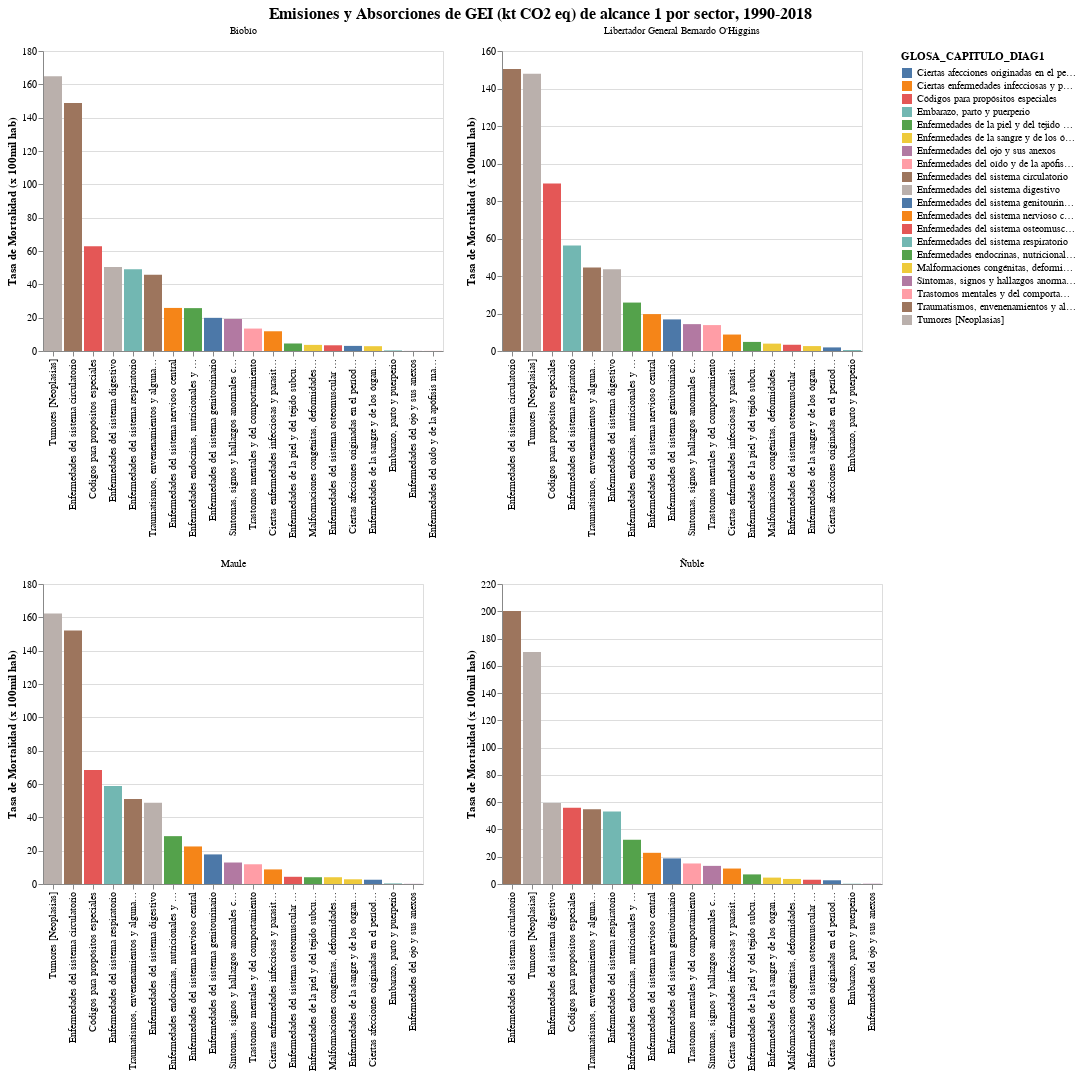

The code cell stored with this chart in its notebook:
### Code cell
bars = alt.Chart(deis_zona_edad_def_pop.reset_index(["Region"])).mark_bar(
    #cornerRadiusTopLeft=3,
    #cornerRadiusTopRight=3
).encode(
    y = alt.Y('Tasa:Q',title="Tasa de Mortalidad (x 100mil hab)",stack=True),
    x = alt.X('GLOSA_CAPITULO_DIAG1:O',title="",sort=alt.EncodingSortField(field="Tasa", order="descending"),stack=True),
    color='GLOSA_CAPITULO_DIAG1:N',
    #column='Region:N'

).facet(
    alt.Facet('Region:O',title=None), columns=2, center=True
).resolve_scale(
    y='independent',
    x='independent'
).properties(
    title="Emisiones y Absorciones de GEI (kt CO2 eq) de alcance 1 por sector, 1990-2018"
).configure_title(fontSize=16,anchor="middle")

#bars.save("emi_abs_macrozona_1990-2018.png",scale_factor=2.0)
bars

### Figure 1 — Vega-Lite specification as saved in the notebook (floating-point values rounded to 4 significant figures)
{"config": {"view": {"continuousWidth": 400, "continuousHeight": 300}, "title": {"anchor": "middle", "fontSize": 16}}, "data": {"name": "data-cd8a6ca8572a26a1050271461429b4db"}, "facet": {"type": "ordinal", "field": "Region", "title": null}, "spec": {"mark": "bar", "encoding": {"color": {"type": "nominal", "field": "GLOSA_CAPITULO_DIAG1"}, "x": {"type": "ordinal", "field": "GLOSA_CAPITULO_DIAG1", "sort": {"field": "Tasa", "order": "descending"}, "stack": true, "title": ""}, "y": {"type": "quantitative", "field": "Tasa", "stack": true, "title": "Tasa de Mortalidad (x 100mil hab)"}}}, "center": true, "columns": 2, "resolve": {"scale": {"x": "independent", "y": "independent"}}, "title": "Emisiones y Absorciones de GEI (kt CO2 eq) de alcance 1 por sector, 1990-2018", "$schema": "https://vega.github.io/schema/vega-lite/v4.8.1.json", "datasets": {"data-cd8a6ca8572a26a1050271461429b4db": [{"Region": "Biobío", "GLOSA_CAPITULO_DIAG1": "Ciertas afecciones originadas en el período perinatal", "defunciones": 51, "Poblacion 2020": 1663696, "Tasa": 3.065}, {"Region": "Biobío", "GLOSA_CAPITULO_DIAG1": "Ciertas enfermedades infecciosas y parasitarias", "defunciones": 197, "Poblacion 2020": 1663696, "Tasa": 11.84}, {"Region": "Biobío", "GLOSA_CAPITULO_DIAG1": "Códigos para propósitos especiales", "defunciones": 1045, "Poblacion 2020": 1663696, "Tasa": 62.81}, {"Region": "Biobío", "GLOSA_CAPITULO_DIAG1": "Embarazo, parto y puerperio", "defunciones": 6, "Poblacion 2020": 1663696, "Tasa": 0.3606}, {"Region": "Biobío", "GLOSA_CAPITULO_DIAG1": "Enfermedades de la piel y del tejido subcutáneo", "defunciones": 75, "Poblacion 2020": 1663696, "Tasa": 4.508}, {"Region": "Biobío", "GLOSA_CAPITULO_DIAG1": "Enfermedades de la sangre y de los órganos hematopoyéticos, y ciertos trastornos que afectan el mecanismo de la inmunidad ", "defunciones": 48, "Poblacion 2020": 1663696, "Tasa": 2.885}, {"Region": "Biobío", "GLOSA_CAPITULO_DIAG1": "Enfermedades del ojo y sus anexos ", "defunciones": 1, "Poblacion 2020": 1663696, "Tasa": 0.06011}, {"Region": "Biobío", "GLOSA_CAPITULO_DIAG1": "Enfermedades del oído y de la apófisis mastoides", "defunciones": 1, "Poblacion 2020": 1663696, "Tasa": 0.06011}, {"Region": "Biobío", "GLOSA_CAPITULO_DIAG1": "Enfermedades del sistema circulatorio ", "defunciones": 2475, "Poblacion 2020": 1663696, "Tasa": 148.8}, {"Region": "Biobío", "GLOSA_CAPITULO_DIAG1": "Enfermedades del sistema digestivo", "defunciones": 839, "Poblacion 2020": 1663696, "Tasa": 50.43}, {"Region": "Biobío", "GLOSA_CAPITULO_DIAG1": "Enfermedades del sistema genitourinario", "defunciones": 331, "Poblacion 2020": 1663696, "Tasa": 19.9}, {"Region": "Biobío", "GLOSA_CAPITULO_DIAG1": "Enfermedades del sistema nervioso central", "defunciones": 430, "Poblacion 2020": 1663696, "Tasa": 25.85}, {"Region": "Biobío", "GLOSA_CAPITULO_DIAG1": "Enfermedades del sistema osteomuscular y del tejido conjuntivo", "defunciones": 57, "Poblacion 2020": 1663696, "Tasa": 3.426}, {"Region": "Biobío", "GLOSA_CAPITULO_DIAG1": "Enfermedades del sistema respiratorio ", "defunciones": 815, "Poblacion 2020": 1663696, "Tasa": 48.99}, {"Region": "Biobío", "GLOSA_CAPITULO_DIAG1": "Enfermedades endocrinas, nutricionales y metabólicas", "defunciones": 428, "Poblacion 2020": 1663696, "Tasa": 25.73}, {"Region": "Biobío", "GLOSA_CAPITULO_DIAG1": "Malformaciones congénitas, deformidades y anomalías cromosómicas", "defunciones": 61, "Poblacion 2020": 1663696, "Tasa": 3.667}, {"Region": "Biobío", "GLOSA_CAPITULO_DIAG1": "Síntomas, signos y hallazgos anormales clínicos y de laboratorio, no clasificados en otra parte", "defunciones": 320, "Poblacion 2020": 1663696, "Tasa": 19.23}, {"Region": "Biobío", "GLOSA_CAPITULO_DIAG1": "Trastornos mentales y del comportamiento", "defunciones": 224, "Poblacion 2020": 1663696, "Tasa": 13.46}, {"Region": "Biobío", "GLOSA_CAPITULO_DIAG1": "Traumatismos, envenenamientos y algunas otras consecuencias de causas externas", "defunciones": 762, "Poblacion 2020": 1663696, "Tasa": 45.8}, {"Region": "Biobío", "GLOSA_CAPITULO_DIAG1": "Tumores [Neoplasias]", "defunciones": 2742, "Poblacion 2020": 1663696, "Tasa": 164.8}, {"Region": "Libertador General Bernardo O'Higgins", "GLOSA_CAPITULO_DIAG1": "Ciertas afecciones originadas en el período perinatal", "defunciones": 19, "Poblacion 2020": 991063, "Tasa": 1.917}, {"Region": "Libertador General Bernardo O'Higgins", "GLOSA_CAPITULO_DIAG1": "Ciertas enfermedades infecciosas y parasitarias", "defunciones": 87, "Poblacion 2020": 991063, "Tasa": 8.778}, {"Region": "Libertador General Bernardo O'Higgins", "GLOSA_CAPITULO_DIAG1": "Códigos para propósitos especiales", "defunciones": 886, "Poblacion 2020": 991063, "Tasa": 89.4}, {"Region": "Libertador General Bernardo O'Higgins", "GLOSA_CAPITULO_DIAG1": "Embarazo, parto y puerperio", "defunciones": 5, "Poblacion 2020": 991063, "Tasa": 0.5045}, {"Region": "Libertador General Bernardo O'Higgins", "GLOSA_CAPITULO_DIAG1": "Enfermedades de la piel y del tejido subcutáneo", "defunciones": 48, "Poblacion 2020": 991063, "Tasa": 4.843}, {"Region": "Libertador General Bernardo O'Higgins", "GLOSA_CAPITULO_DIAG1": "Enfermedades de la sangre y de los órganos hematopoyéticos, y ciertos trastornos que afectan el mecanismo de la inmunidad ", "defunciones": 26, "Poblacion 2020": 991063, "Tasa": 2.623}, {"Region": "Libertador General Bernardo O'Higgins", "GLOSA_CAPITULO_DIAG1": "Enfermedades del sistema circulatorio ", "defunciones": 1491, "Poblacion 2020": 991063, "Tasa": 150.4}, {"Region": "Libertador General Bernardo O'Higgins", "GLOSA_CAPITULO_DIAG1": "Enfermedades del sistema digestivo", "defunciones": 432, "Poblacion 2020": 991063, "Tasa": 43.59}, {"Region": "Libertador General Bernardo O'Higgins", "GLOSA_CAPITULO_DIAG1": "Enfermedades del sistema genitourinario", "defunciones": 167, "Poblacion 2020": 991063, "Tasa": 16.85}, {"Region": "Libertador General Bernardo O'Higgins", "GLOSA_CAPITULO_DIAG1": "Enfermedades del sistema nervioso central", "defunciones": 195, "Poblacion 2020": 991063, "Tasa": 19.68}, {"Region": "Libertador General Bernardo O'Higgins", "GLOSA_CAPITULO_DIAG1": "Enfermedades del sistema osteomuscular y del tejido conjuntivo", "defunciones": 33, "Poblacion 2020": 991063, "Tasa": 3.33}, {"Region": "Libertador General Bernardo O'Higgins", "GLOSA_CAPITULO_DIAG1": "Enfermedades del sistema respiratorio ", "defunciones": 557, "Poblacion 2020": 991063, "Tasa": 56.2}, {"Region": "Libertador General Bernardo O'Higgins", "GLOSA_CAPITULO_DIAG1": "Enfermedades endocrinas, nutricionales y metabólicas", "defunciones": 256, "Poblacion 2020": 991063, "Tasa": 25.83}, {"Region": "Libertador General Bernardo O'Higgins", "GLOSA_CAPITULO_DIAG1": "Malformaciones congénitas, deformidades y anomalías cromosómicas", "defunciones": 39, "Poblacion 2020": 991063, "Tasa": 3.935}, {"Region": "Libertador General Bernardo O'Higgins", "GLOSA_CAPITULO_DIAG1": "Síntomas, signos y hallazgos anormales clínicos y de laboratorio, no clasificados en otra parte", "defunciones": 142, "Poblacion 2020": 991063, "Tasa": 14.33}, {"Region": "Libertador General Bernardo O'Higgins", "GLOSA_CAPITULO_DIAG1": "Trastornos mentales y del comportamiento", "defunciones": 137, "Poblacion 2020": 991063, "Tasa": 13.82}, {"Region": "Libertador General Bernardo O'Higgins", "GLOSA_CAPITULO_DIAG1": "Traumatismos, envenenamientos y algunas otras consecuencias de causas externas", "defunciones": 442, "Poblacion 2020": 991063, "Tasa": 44.6}, {"Region": "Libertador General Bernardo O'Higgins", "GLOSA_CAPITULO_DIAG1": "Tumores [Neoplasias]", "defunciones": 1465, "Poblacion 2020": 991063, "Tasa": 147.8}, {"Region": "Maule", "GLOSA_CAPITULO_DIAG1": "Ciertas afecciones originadas en el período perinatal", "defunciones": 29, "Poblacion 2020": 1131939, "Tasa": 2.562}, {"Region": "Maule", "GLOSA_CAPITULO_DIAG1": "Ciertas enfermedades infecciosas y parasitarias", "defunciones": 99, "Poblacion 2020": 1131939, "Tasa": 8.746}, {"Region": "Maule", "GLOSA_CAPITULO_DIAG1": "Códigos para propósitos especiales", "defunciones": 774, "Poblacion 2020": 1131939, "Tasa": 68.38}, {"Region": "Maule", "GLOSA_CAPITULO_DIAG1": "Embarazo, parto y puerperio", "defunciones": 4, "Poblacion 2020": 1131939, "Tasa": 0.3534}, {"Region": "Maule", "GLOSA_CAPITULO_DIAG1": "Enfermedades de la piel y del tejido subcutáneo", "defunciones": 46, "Poblacion 2020": 1131939, "Tasa": 4.064}, {"Region": "Maule", "GLOSA_CAPITULO_DIAG1": "Enfermedades de la sangre y de los órganos hematopoyéticos, y ciertos trastornos que afectan el mecanismo de la inmunidad ", "defunciones": 32, "Poblacion 2020": 1131939, "Tasa": 2.827}, {"Region": "Maule", "GLOSA_CAPITULO_DIAG1": "Enfermedades del ojo y sus anexos ", "defunciones": 1, "Poblacion 2020": 1131939, "Tasa": 0.08834}, {"Region": "Maule", "GLOSA_CAPITULO_DIAG1": "Enfermedades del sistema circulatorio ", "defunciones": 1721, "Poblacion 2020": 1131939, "Tasa": 152.0}, {"Region": "Maule", "GLOSA_CAPITULO_DIAG1": "Enfermedades del sistema digestivo", "defunciones": 552, "Poblacion 2020": 1131939, "Tasa": 48.77}, {"Region": "Maule", "GLOSA_CAPITULO_DIAG1": "Enfermedades del sistema genitourinario", "defunciones": 201, "Poblacion 2020": 1131939, "Tasa": 17.76}, {"Region": "Maule", "GLOSA_CAPITULO_DIAG1": "Enfermedades del sistema nervioso central", "defunciones": 255, "Poblacion 2020": 1131939, "Tasa": 22.53}, {"Region": "Maule", "GLOSA_CAPITULO_DIAG1": "Enfermedades del sistema osteomuscular y del tejido conjuntivo", "defunciones": 49, "Poblacion 2020": 1131939, "Tasa": 4.329}, {"Region": "Maule", "GLOSA_CAPITULO_DIAG1": "Enfermedades del sistema respiratorio ", "defunciones": 666, "Poblacion 2020": 1131939, "Tasa": 58.84}, {"Region": "Maule", "GLOSA_CAPITULO_DIAG1": "Enfermedades endocrinas, nutricionales y metabólicas", "defunciones": 325, "Poblacion 2020": 1131939, "Tasa": 28.71}, {"Region": "Maule", "GLOSA_CAPITULO_DIAG1": "Malformaciones congénitas, deformidades y anomalías cromosómicas", "defunciones": 46, "Poblacion 2020": 1131939, "Tasa": 4.064}, {"Region": "Maule", "GLOSA_CAPITULO_DIAG1": "Síntomas, signos y hallazgos anormales clínicos y de laboratorio, no clasificados en otra parte", "defunciones": 146, "Poblacion 2020": 1131939, "Tasa": 12.9}, {"Region": "Maule", "GLOSA_CAPITULO_DIAG1": "Trastornos mentales y del comportamiento", "defunciones": 134, "Poblacion 2020": 1131939, "Tasa": 11.84}, {"Region": "Maule", "GLOSA_CAPITULO_DIAG1": "Traumatismos, envenenamientos y algunas otras consecuencias de causas externas", "defunciones": 577, "Poblacion 2020": 1131939, "Tasa": 50.97}, {"Region": "Maule", "GLOSA_CAPITULO_DIAG1": "Tumores [Neoplasias]", "defunciones": 1837, "Poblacion 2020": 1131939, "Tasa": 162.3}, {"Region": "Ñuble", "GLOSA_CAPITULO_DIAG1": "Ciertas afecciones originadas en el período perinatal", "defunciones": 14, "Poblacion 2020": 511551, "Tasa": 2.737}, {"Region": "Ñuble", "GLOSA_CAPITULO_DIAG1": "Ciertas enfermedades infecciosas y parasitarias", "defunciones": 58, "Poblacion 2020": 511551, "Tasa": 11.34}, {"Region": "Ñuble", "GLOSA_CAPITULO_DIAG1": "Códigos para propósitos especiales", "defunciones": 286, "Poblacion 2020": 511551, "Tasa": 55.91}, {"Region": "Ñuble", "GLOSA_CAPITULO_DIAG1": "Embarazo, parto y puerperio", "defunciones": 1, "Poblacion 2020": 511551, "Tasa": 0.1955}, {"Region": "Ñuble", "GLOSA_CAPITULO_DIAG1": "Enfermedades de la piel y del tejido subcutáneo", "defunciones": 36, "Poblacion 2020": 511551, "Tasa": 7.037}, {"Region": "Ñuble", "GLOSA_CAPITULO_DIAG1": "Enfermedades de la sangre y de los órganos hematopoyéticos, y ciertos trastornos que afectan el mecanismo de la inmunidad ", "defunciones": 24, "Poblacion 2020": 511551, "Tasa": 4.692}, {"Region": "Ñuble", "GLOSA_CAPITULO_DIAG1": "Enfermedades del ojo y sus anexos ", "defunciones": 1, "Poblacion 2020": 511551, "Tasa": 0.1955}, {"Region": "Ñuble", "GLOSA_CAPITULO_DIAG1": "Enfermedades del sistema circulatorio ", "defunciones": 1024, "Poblacion 2020": 511551, "Tasa": 200.2}, {"Region": "Ñuble", "GLOSA_CAPITULO_DIAG1": "Enfermedades del sistema digestivo", "defunciones": 304, "Poblacion 2020": 511551, "Tasa": 59.43}, {"Region": "Ñuble", "GLOSA_CAPITULO_DIAG1": "Enfermedades del sistema genitourinario", "defunciones": 96, "Poblacion 2020": 511551, "Tasa": 18.77}, {"Region": "Ñuble", "GLOSA_CAPITULO_DIAG1": "Enfermedades del sistema nervioso central", "defunciones": 117, "Poblacion 2020": 511551, "Tasa": 22.87}, {"Region": "Ñuble", "GLOSA_CAPITULO_DIAG1": "Enfermedades del sistema osteomuscular y del tejido conjuntivo", "defunciones": 16, "Poblacion 2020": 511551, "Tasa": 3.128}, {"Region": "Ñuble", "GLOSA_CAPITULO_DIAG1": "Enfermedades del sistema respiratorio ", "defunciones": 272, "Poblacion 2020": 511551, "Tasa": 53.17}, {"Region": "Ñuble", "GLOSA_CAPITULO_DIAG1": "Enfermedades endocrinas, nutricionales y metabólicas", "defunciones": 166, "Poblacion 2020": 511551, "Tasa": 32.45}, {"Region": "Ñuble", "GLOSA_CAPITULO_DIAG1": "Malformaciones congénitas, deformidades y anomalías cromosómicas", "defunciones": 19, "Poblacion 2020": 511551, "Tasa": 3.714}, {"Region": "Ñuble", "GLOSA_CAPITULO_DIAG1": "Síntomas, signos y hallazgos anormales clínicos y de laboratorio, no clasificados en otra parte", "defunciones": 68, "Poblacion 2020": 511551, "Tasa": 13.29}, {"Region": "Ñuble", "GLOSA_CAPITULO_DIAG1": "Trastornos mentales y del comportamiento", "defunciones": 77, "Poblacion 2020": 511551, "Tasa": 15.05}, {"Region": "Ñuble", "GLOSA_CAPITULO_DIAG1": "Traumatismos, envenenamientos y algunas otras consecuencias de causas externas", "defunciones": 280, "Poblacion 2020": 511551, "Tasa": 54.74}, {"Region": "Ñuble", "GLOSA_CAPITULO_DIAG1": "Tumores [Neoplasias]", "defunciones": 870, "Poblacion 2020": 511551, "Tasa": 170.1}]}}
